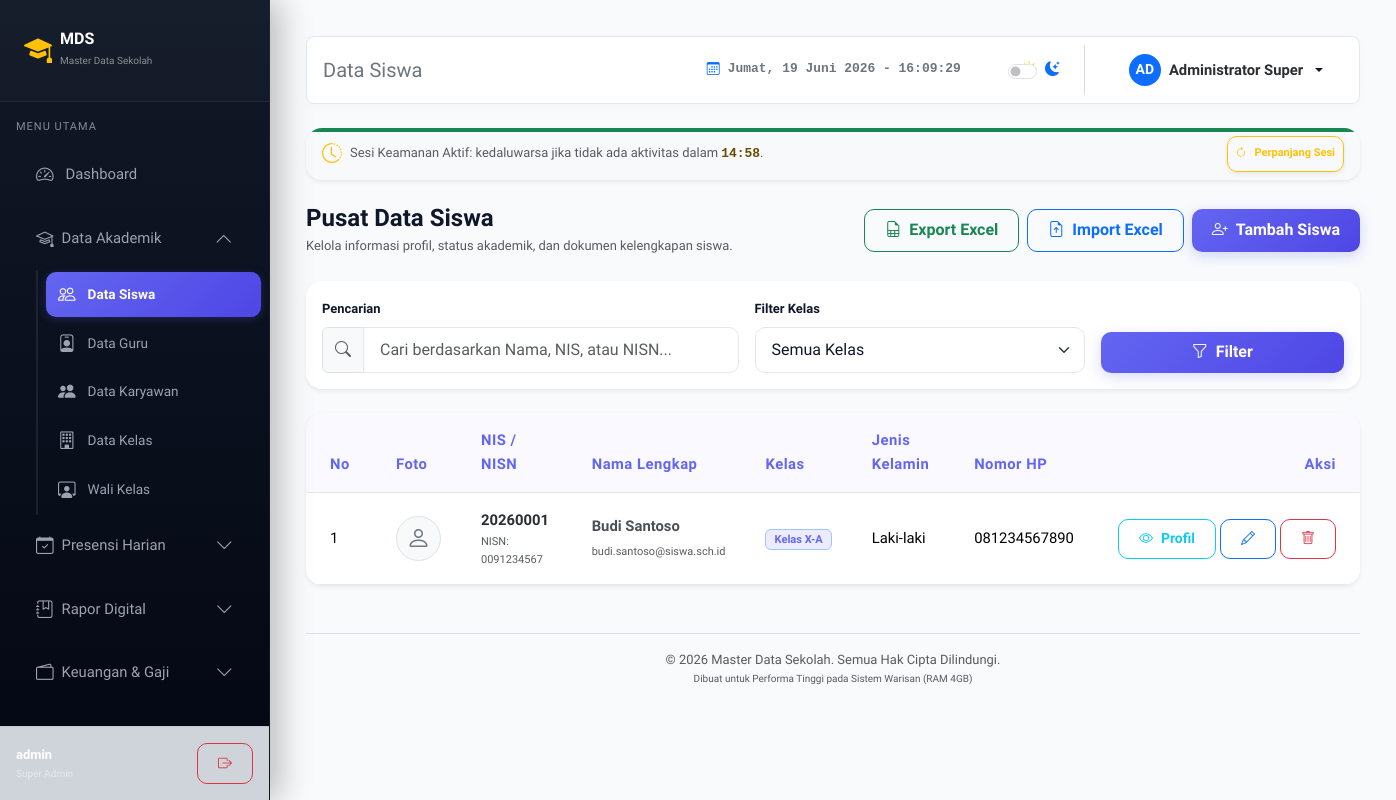
Screenshot of /siswa/index.php (signed in) with the database file from the repository.
### tables this page shows
CREATE TABLE IF NOT EXISTS `siswa` (
  `id` INT AUTO_INCREMENT PRIMARY KEY,
  `nis` VARCHAR(20) NOT NULL UNIQUE,
  `nisn` VARCHAR(20) NOT NULL UNIQUE,
  `nama` VARCHAR(100) NOT NULL,
  `jenis_kelamin` ENUM('L', 'P') NOT NULL,
  `tempat_lahir` VARCHAR(50) NOT NULL,
  `tanggal_lahir` DATE NOT NULL,
  `alamat` TEXT NOT NULL,
  `agama` VARCHAR(30) NOT NULL,
  `kelas_id` INT DEFAULT NULL,
  `tahun_masuk` INT NOT NULL,
  `no_hp` VARCHAR(20) NOT NULL,
  `email` VARCHAR(100) NOT NULL,
  `nama_ayah` VARCHAR(100) NOT NULL,
  `nama_ibu` VARCHAR(100) NOT NULL,
  `pekerjaan_ayah` VARCHAR(100) DEFAULT NULL,
  `pekerjaan_ibu` VARCHAR(100) DEFAULT NULL,
  `no_hp_ortu` VARCHAR(20) DEFAULT NULL,
  `alamat_ortu` TEXT DEFAULT NULL,
  `nik_ayah` VARCHAR(20) DEFAULT NULL,
  `nik_ibu` VARCHAR(20) DEFAULT NULL,
  `foto` VARCHAR(255) DEFAULT NULL,
  `created_at` TIMESTAMP DEFAULT CURRENT_TIMESTAMP,
  FOREIGN KEY (`kelas_id`) REFERENCES `kelas`(`id`) ON DELETE SET NULL ON UPDATE CASCADE
);

CREATE TABLE IF NOT EXISTS `kelas` (
  `id` INT AUTO_INCREMENT PRIMARY KEY,
  `nama_kelas` VARCHAR(50) NOT NULL UNIQUE,
  `tarif_spp` DECIMAL(12,2) NOT NULL DEFAULT 500000.00
);

### includes/auth_check.php (called while the page is built, shortened)
<?php
function hasPermission($allowedRoles) {
    return in_array($_SESSION['role'], $allowedRoles);
}
?>

### config/db.php (called while the page is built, shortened)
<?php
$app_key = $_ENV['APP_KEY'] ?? 'default_secret_key_123456789012';
function encryptId($id) {
    global $app_key;
    $iv = substr(hash('sha256', $app_key), 0, 16);
    $encrypted = openssl_encrypt((string)$id, 'AES-128-CBC', $app_key, OPENSSL_RAW_DATA, $iv);
    return bin2hex($encrypted);
}
?>

### siswa/index.php (the view, shortened to what this page needs)
<?php
$path_prefix = '../';
require_once $path_prefix . 'config/db.php';
require_once $path_prefix . 'includes/auth_check.php';
$limit = 10;
$page = isset($_GET['page']) ? (int)$_GET['page'] : 1;
$offset = ($page - 1) * $limit;
$search = isset($_GET['search']) ? trim($_GET['search']) : '';
$filter_kelas = isset($_GET['kelas_id']) ? $_GET['kelas_id'] : '';
$query = "SELECT s.*, k.nama_kelas FROM siswa s LEFT JOIN kelas k ON s.kelas_id = k.id WHERE 1=1";
$params = [];
$query .= " ORDER BY s.id DESC LIMIT $limit OFFSET $offset";
try {
    $stmt = $pdo->prepare($query);
    $stmt->execute($params);
    $students = $stmt->fetchAll();
} catch (PDOException $e) {
    $_SESSION['error_message'] = 'Gagal memuat data siswa: ' . $e->getMessage();
    $students = [];
    $classes = [];
}
include $path_prefix . 'includes/header.php';
?>
<div class="d-flex flex-column flex-md-row justify-content-between align-items-md-center gap-3 mb-4">
    <div>
        <h4 class="fw-bold mb-1">Pusat Data Siswa</h4>
        <p class="text-muted mb-0 small">Kelola informasi profil, status akademik, dan dokumen kelengkapan siswa.</p>
    </div>
    <div class="d-flex flex-wrap gap-2 no-print">
        <a href="export_excel.php?search=<?php echo urlencode($search); ?>&kelas_id=<?php echo urlencode($filter_kelas); ?>" class="btn btn-outline-success d-flex align-items-center gap-2">
            <i class="bi bi-file-earmark-spreadsheet"></i> Export Excel
        </a>
        <?php if (hasPermission(['super_admin', 'operator'])): ?>
            <a href="import.php" class="btn btn-outline-primary d-flex align-items-center gap-2">
                <i class="bi bi-file-earmark-arrow-up"></i> Import Excel
            </a>
            <a href="create.php" class="btn btn-primary d-flex align-items-center gap-2">
                <i class="bi bi-person-plus"></i> Tambah Siswa
            </a>
        <?php endif; ?>
    </div>
</div>
<div class="card shadow-sm border-0 mb-4 no-print">
    <div class="card-body">
        <form method="GET" action="" class="row g-3">
            <div class="col-12 col-md-5">
                <label for="search" class="form-label small fw-semibold">Pencarian</label>
                <div class="input-group">
                    <span class="input-group-text bg-light"><i class="bi bi-search text-muted"></i></span>
                    <input type="text" class="form-control" id="search" name="search" placeholder="Cari berdasarkan Nama, NIS, atau NISN..." value="<?php echo htmlspecialchars($search); ?>">
                </div>
            </div>
            <div class="col-12 col-md-4">
                <label for="kelas_id" class="form-label small fw-semibold">Filter Kelas</label>
                <select class="form-select" id="kelas_id" name="kelas_id">
                    <option value="">Semua Kelas</option>
                </select>
            </div>
            <div class="col-12 col-md-3 d-flex align-items-end gap-2">
                <button type="submit" class="btn btn-primary flex-grow-1"><i class="bi bi-funnel"></i> Filter</button>
            </div>
        </form>
    </div>
</div>
<div class="card shadow-sm border-0">
    <div class="card-body p-0">
        <div class="table-responsive">
            <table class="table table-hover align-middle mb-0">
                <thead class="table-light">
                    <tr>
                        <th class="px-4 py-3" style="width: 70px;">No</th>
                        <th class="py-3" style="width: 80px;">Foto</th>
                        <th class="py-3">NIS / NISN</th>
                        <th class="py-3">Nama Lengkap</th>
                        <th class="py-3">Kelas</th>
                        <th class="py-3">Jenis Kelamin</th>
                        <th class="py-3">Nomor HP</th>
                        <th class="px-4 py-3 text-end" style="width: 240px;">Aksi</th>
                    </tr>
                </thead>
                <tbody>
                    <?php if (empty($students)): ?>
                        <tr>
                            <td colspan="8" class="text-center py-4 text-muted">Data siswa tidak ditemukan.</td>
                        </tr>
                    <?php else: ?>
                        <?php
                        $no = $offset + 1;
                        foreach ($students as $student):
                        ?>
                            <tr>
                                <td class="px-4"><?php echo $no++; ?></td>
                                <td>
                                    <div class="rounded-circle overflow-hidden bg-light d-flex align-items-center justify-content-center border" style="width: 45px; height: 45px;">
                                        <?php if (!empty($student['foto']) && file_exists('../' . $student['foto'])): ?>
                                            <img src="../<?php echo htmlspecialchars($student['foto']); ?>" alt="Foto" style="width: 100%; height: 100%; object-fit: cover;">
                                        <?php else: ?>
                                            <i class="bi bi-person text-secondary fs-4"></i>
                                        <?php endif; ?>
                                    </div>
                                </td>
                                <td>
                                    <span class="fw-semibold text-secondary-emphasis"><?php echo htmlspecialchars($student['nis']); ?></span>
                                    <div class="text-muted small" style="font-size: 11px;">NISN: <?php echo htmlspecialchars($student['nisn']); ?></div>
                                </td>
                                <td>
                                    <div class="fw-bold text-dark-emphasis"><?php echo htmlspecialchars($student['nama']); ?></div>
                                    <span class="text-muted small" style="font-size: 11px;"><?php echo htmlspecialchars($student['email']); ?></span>
                                </td>
                                <td>
                                    <span class="badge bg-primary-subtle text-primary border border-primary-subtle px-2 py-1">
                                        <?php echo htmlspecialchars($student['nama_kelas'] ?? 'Belum Diatur'); ?>
                                    </span>
                                </td>
                                <td>
                                    <?php echo $student['jenis_kelamin'] === 'L' ? 'Laki-laki' : 'Perempuan'; ?>
                                </td>
                                <td><?php echo htmlspecialchars($student['no_hp']); ?></td>
                                <td class="px-4 text-end">
                                    <div class="d-flex justify-content-end gap-1">
                                        <a href="detail.php?id=<?php echo encryptId($student['id']); ?>" class="btn btn-sm btn-outline-info" title="Detail Profil & Dokumen">
                                            <i class="bi bi-eye"></i> Profil
                                        </a>
                                        <?php if (hasPermission(['super_admin', 'operator'])): ?>
                                            <a href="edit.php?id=<?php echo encryptId($student['id']); ?>" class="btn btn-sm btn-outline-primary" title="Edit Data">
                                                <i class="bi bi-pencil"></i>
                                            </a>
                                            <a href="delete.php?id=<?php echo encryptId($student['id']); ?>&csrf_token=<?php echo $_SESSION['csrf_token'] ?? ''; ?>" class="btn btn-sm btn-outline-danger" onclick="return confirmDelete('Apakah Anda yakin ingin menghapus data siswa ini? Semua file dan dokumen yang terkait akan dihapus secara permanen.')" title="Hapus Data">
                                                <i class="bi bi-trash"></i>
                                            </a>
                                        <?php endif; ?>
                                    </div>
                                </td>
                            </tr>
                        <?php endforeach; ?>
                    <?php endif; ?>
                </tbody>
            </table>
        </div>
    </div>
</div>
<?php include $path_prefix . 'includes/footer.php'; ?>

### assets/css/style.css (style rules this page uses)
:root { --transition-speed: 0.35s; --sidebar-width: 270px; --bg-primary: #f8fafc; --bg-card: #ffffff; --text-primary: #0f172a; --text-muted: #64748b; --border-color: #e2e8f0; --primary-color: #6366f1; --primary-gradient: linear-gradient(135deg, #6366f1 0%, #4f46e5 100%); --primary-hover-gradient: linear-gradient(135deg, #4f46e5 0%, #4338ca 100%); --success-color: #10b981; --success-gradient: linear-gradient(135deg, #10b981 0%, #059669 100%); --info-color: #0ea5e9; --info-gradient: linear-gradient(135deg, #0ea5e9 0%, #0284c7 100%); --warning-color: #f59e0b; --warning-gradient: linear-gradient(135deg, #f59e0b 0%, #d97706 100%); --danger-color: #f43f5e; --danger-gradient: linear-gradient(135deg, #f43f5e 0%, #e11d48 100%); --input-bg: #ffffff; --input-focus-border: #a5b4fc; }
body { font-family: 'Plus Jakarta Sans', 'Outfit', sans-serif; background-color: var(--bg-primary); color: var(--text-primary); transition: background-color var(--transition-speed) ease, color var(--transition-speed) ease; min-height: 100vh; font-size: 0.925rem; line-height: 1.6; }
.card, .stat-card, form, table { animation: slideUp 0.45s cubic-bezier(0.16, 1, 0.3, 1) forwards; }
.card { background-color: var(--bg-card); border: 1px solid var(--border-color); border-radius: 16px; box-shadow: 0 4px 6px -1px rgba(0, 0, 0, 0.03), 0 2px 4px -1px rgba(0, 0, 0, 0.02); transition: all var(--transition-speed) cubic-bezier(0.4, 0, 0.2, 1); overflow: hidden; }
.btn { border-radius: 10px; padding: 0.55rem 1.25rem; font-weight: 600; transition: all 0.2s ease; display: inline-flex; align-items: center; justify-content: center; gap: 8px; }
.btn-primary { background: var(--primary-gradient); border: none; box-shadow: 0 4px 14px rgba(99, 102, 241, 0.25); }
.table { color: var(--text-primary); }
.table-light { --bs-table-bg: rgba(99, 102, 241, 0.04); --bs-table-color: var(--primary-color); font-weight: 600; letter-spacing: 0.5px; }
td, th { padding: 1rem 1.25rem !important; border-bottom: 1px solid var(--border-color) !important; }
.form-control, .form-select { background-color: var(--input-bg); border: 1px solid var(--border-color); color: var(--text-primary); border-radius: 10px; padding: 0.625rem 1rem; font-weight: 500; transition: all 0.25s ease; }
.form-label { margin-bottom: 0.45rem; font-weight: 600; color: var(--text-primary); }
.badge { padding: 0.45em 0.8em; font-weight: 600; border-radius: 6px; }
.bg-primary-subtle { background-color: rgba(99, 102, 241, 0.12) !important; color: var(--primary-color) !important; }

### rows the page displays
siswa: nis "20260001", nisn "0091234567", nama "Budi Santoso", email "budi.santoso@siswa.sch.id", kelas.nama_kelas "Kelas X-A", jenis_kelamin "Laki-laki", no_hp "081234567890"

### other values shown
$_SESSION['username'] "admin"
$role_labels[$role] "Super Admin"
$page_title "Data Siswa"
substr($name, 0, 2) "AD"
$name "Administrator Super"
